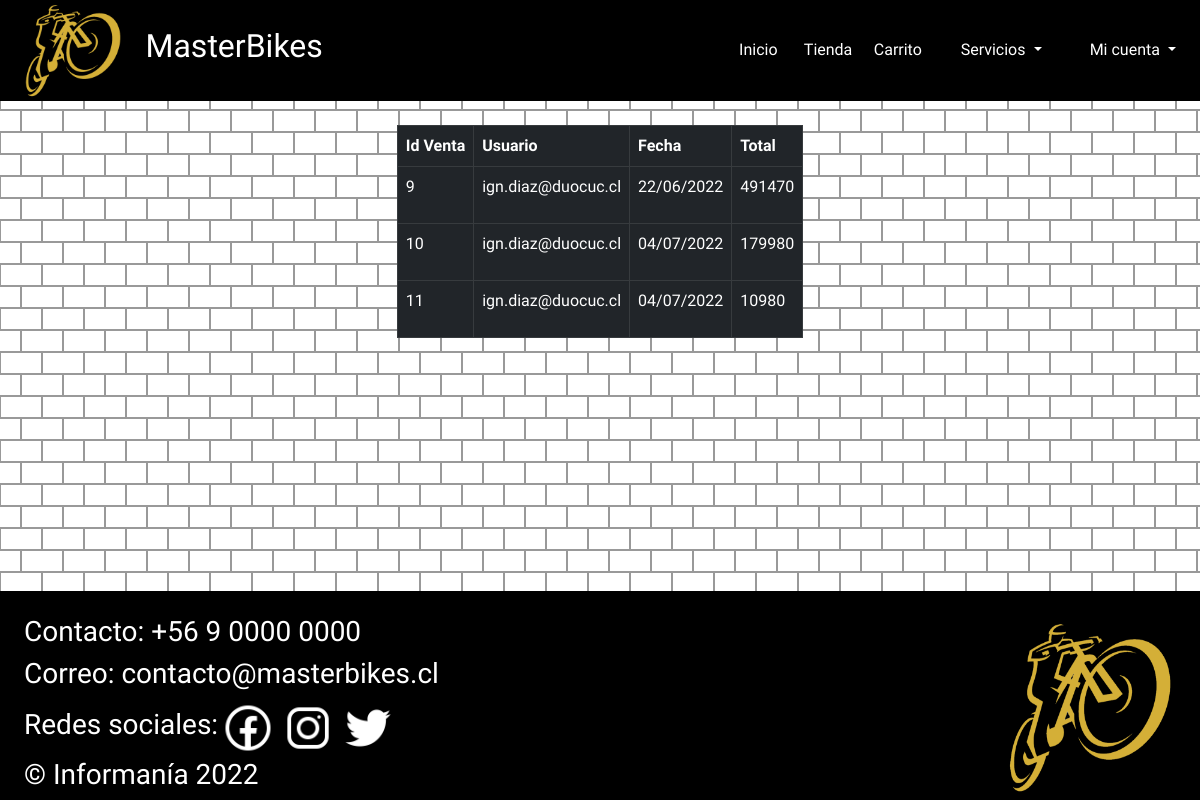
The page /historial (signed in) on the database as committed earlier.
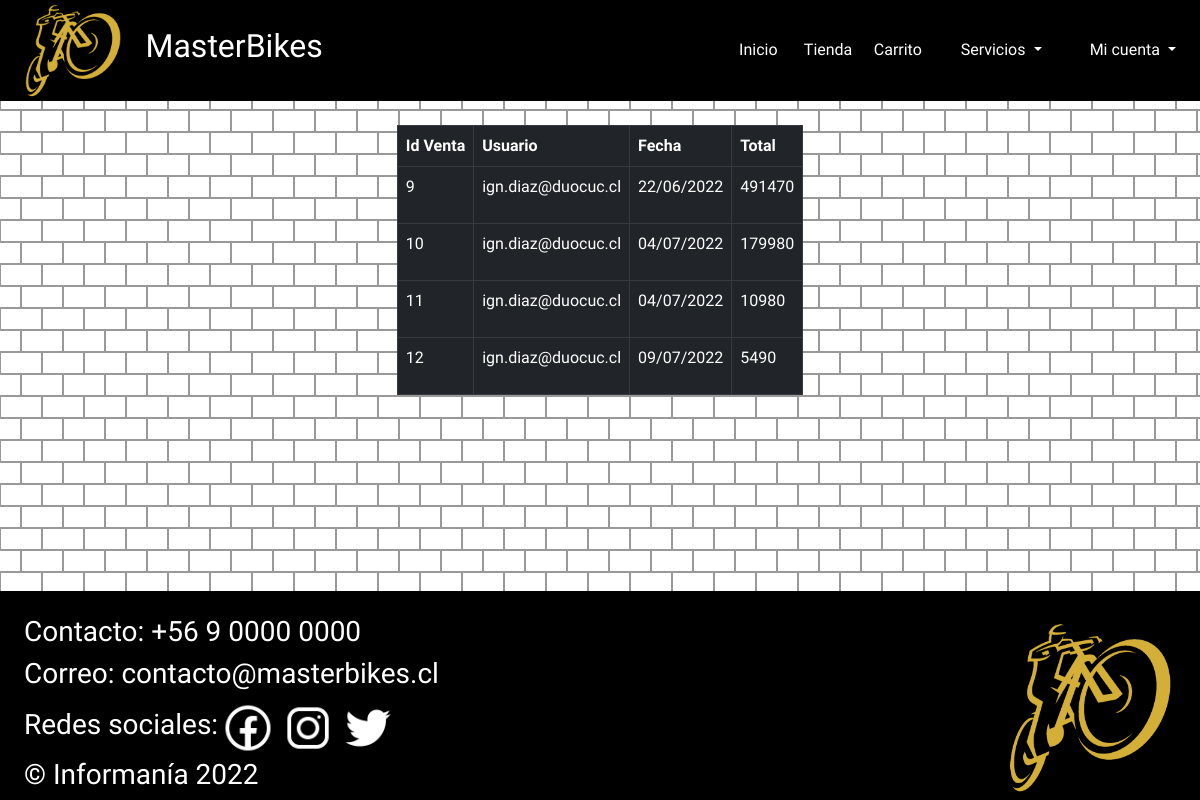
The same page on the database as committed later.
### app/models.py (models this page shows)
class Venta(models.Model):
    id_venta = models.AutoField(primary_key=True)
    usuario = models.EmailField(null=False)
    fecha = models.DateField(null=False)
    total = models.IntegerField(null=False)
    entregado = models.BooleanField(null=False, default=False)

### app/views.py (the view)
# urls.py: path('historial', historial, name='historial'),
def historial(request):
    usuario = models.EmailField(null=False)
    historial_comp = Venta.objects.filter(usuario=request.session['email'])
    for h_c in historial_comp:
        h_c.fecha= h_c.fecha.strftime("%d/%m/%Y")
    return render(request, 'app/historial_compra.html',{"historial_comp":historial_comp})

### app/templates/app/historial_compra.html (shortened to what this page needs)
{% extends "app/layout.html" %}
{% block content %}
    <div id="historial_comp">
        <div class="container mt-4">
            <table class="table table-bordered table-dark">
                <thead>
                    <tr>
                        <th scope="col">Id Venta</th>
                        <th scope="col">Usuario</th>
                        <th scope="col">Fecha</th>
                        <th scope="col">Total</th>
                    </tr>
                    {% for h_c in historial_comp %}
                    <tr>
                        <td>
                            <p>{{h_c.id_venta}}</p>
                        </td>
                        <td><p>{{h_c.usuario}}</p>
                        </td>
                        <td>
                            <p>{{h_c.fecha}}</p>
                        </td>
                        <td>
                            <p>{{h_c.total}}</p>
                        </td>
                    </tr>
                    {% endfor %}
                </thead>
            </table>
        </div>
    </div>
{% endblock %}

Rows that differ between the two databases and show on the page:
added Venta: id_venta "12", usuario "ign.diaz@duocuc.cl", fecha "09/07/2022", total "5490"
